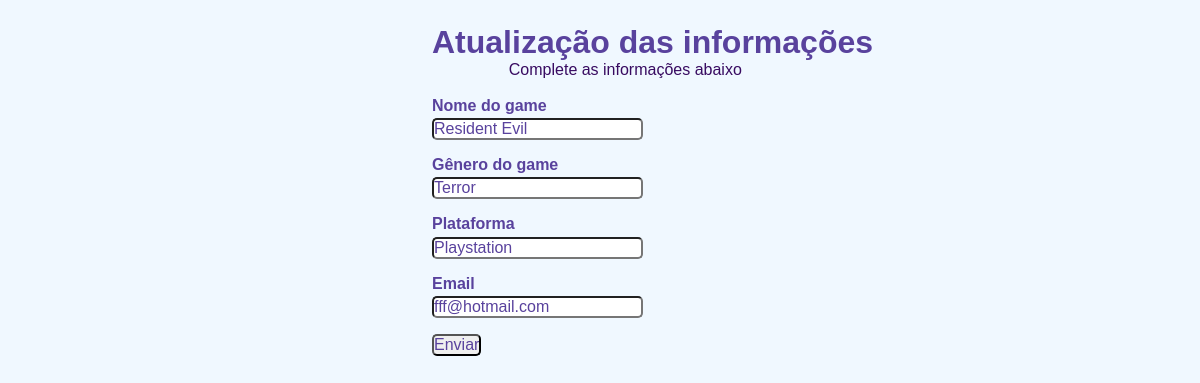
Screenshot of /games/atualizar/8 with the database file from the repository.
### games/models.py (models this page shows)
class Jogo(models.Model):
    nome = models.CharField(
        max_length=255,
        null=False,
        blank=False
    )
    genero = models.CharField(
        max_length=50,
        null=False,
        blank=False
    )
    plataforma = models.CharField(
        max_length=20,
        null=False,
        blank=False
    )
    email = models.CharField(
        max_length=150,
        null=False,
        blank=False
    )

### games/views.py (the view)
# urls.py: path('atualizar/<int:user_id>', views.atualizar, name='atualizar'),
def atualizar(request, user_id):
    if request.method == 'GET':
        jogo = Jogo.objects.filter(id=user_id)
        contexto = {
            'dados_jogo': jogo
        }
    return render(request, 'atualizar.html', contexto)

### games/templates/atualizar.html (shortened to what this page needs)
{% load static %}
<!DOCTYPE html>
<html lang="en">
<head>
    <link rel = 'stylesheet' href=" {% static 'css/formulario.css' %} "/>
</head>
<body>
<div>
        <h1 id ="título">Atualização das informações</h1>
        <p id ="subtitulo">Complete as informações abaixo</p>
        <br>
    </div>
{% for at in dados_jogo %}
    <form action="http://{{request.get_host}}/games/atualizar_informacoes" method="POST">
        <div class="campo">
            <label><strong>Nome do game</strong></label>
            <input type="text" name="nome" value="{{ at.nome }}"/>
        </div>
        <div class="campo">
            <label><strong>Gênero do game</strong></label>
            <input type="text" name="genero" value="{{ at.genero }}"/>
        </div>
        <div class="campo">
            <label><strong>Plataforma</strong></label>
            <input type="text" name="plataforma" value="{{ at.plataforma }}"/>
        </div>
        <div class="campo">
            <label><strong>Email</strong></label>
            <input type="text" name="email" value="{{ at.email }}"/>
        </div>
        <input type="submit" value="Enviar"/>
    </form>
{% endfor%}
</body>
</html>

### games/static/css/formulario.css (style rules this page uses)
* { margin: 0; padding: 0; }
#subtitulo { font-family: sans-serif; color: #380B61; margin-left: 10%; }
body { background-color: #F0F8FF; font-family: sans-serif; font-size: 1em; color: #59429d; margin-left: 36%; margin-top: 2%; justify-content: center; }
input { font-family: sans-serif; font-size: 1em; color: #59429d; border-radius: 5px; }
.campo { margin-bottom: 1em; }
.campo label { margin-bottom: 0.2em; color: #59429d; display: block; }

### rows the page displays
Jogo: nome "Resident Evil", genero "Terror", plataforma "Playstation", email "fff@hotmail.com"
